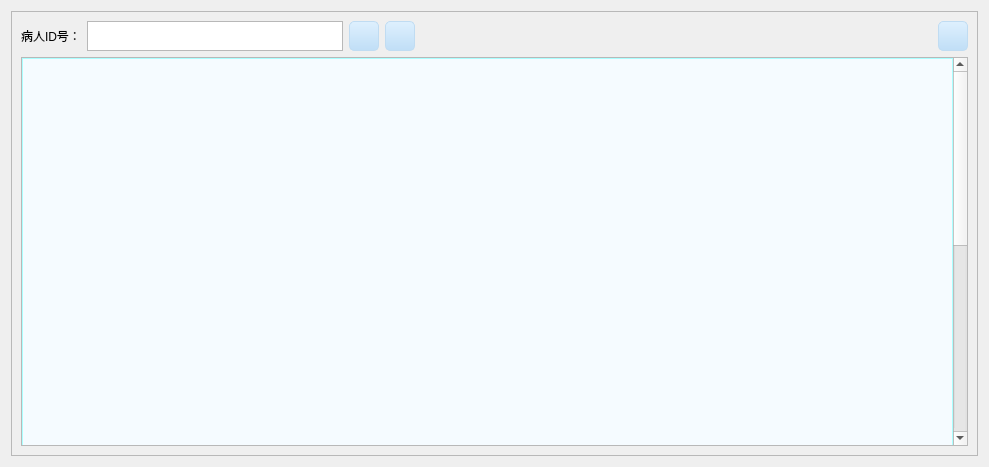
<?xml version="1.0" encoding="UTF-8"?>
<ui version="4.0">
 <class>CylinderWidget</class>
 <widget class="QWidget" name="CylinderWidget">
  <property name="geometry">
   <rect>
    <x>0</x>
    <y>0</y>
    <width>989</width>
    <height>467</height>
   </rect>
  </property>
  <property name="windowTitle">
   <string>Form</string>
  </property>
  <property name="styleSheet">
   <string notr="true"/>
  </property>
  <layout class="QGridLayout" name="gridLayout_19">
   <item row="0" column="0">
    <widget class="QFrame" name="frameBackground_2">
     <property name="sizePolicy">
      <sizepolicy hsizetype="Preferred" vsizetype="Preferred">
       <horstretch>0</horstretch>
       <verstretch>0</verstretch>
      </sizepolicy>
     </property>
     <property name="frameShape">
      <enum>QFrame::StyledPanel</enum>
     </property>
     <property name="frameShadow">
      <enum>QFrame::Raised</enum>
     </property>
     <layout class="QGridLayout" name="gridLayout">
      <item row="0" column="0">
       <layout class="QHBoxLayout" name="horizontalLayout">
        <item>
         <widget class="QLabel" name="label">
          <property name="maximumSize">
           <size>
            <width>16777215</width>
            <height>30</height>
           </size>
          </property>
          <property name="styleSheet">
           <string notr="true">font: 12pt &quot;百度综艺简体&quot;;</string>
          </property>
          <property name="text">
           <string>病人ID号：</string>
          </property>
         </widget>
        </item>
        <item>
         <widget class="QTextEdit" name="textEdit_id">
          <property name="sizePolicy">
           <sizepolicy hsizetype="Preferred" vsizetype="Preferred">
            <horstretch>0</horstretch>
            <verstretch>0</verstretch>
           </sizepolicy>
          </property>
          <property name="minimumSize">
           <size>
            <width>0</width>
            <height>20</height>
           </size>
          </property>
          <property name="maximumSize">
           <size>
            <width>16777215</width>
            <height>30</height>
           </size>
          </property>
         </widget>
        </item>
        <item>
         <widget class="QPushButton" name="pushButton_3">
          <property name="minimumSize">
           <size>
            <width>20</width>
            <height>27</height>
           </size>
          </property>
          <property name="maximumSize">
           <size>
            <width>30</width>
            <height>30</height>
           </size>
          </property>
          <property name="styleSheet">
           <string notr="true">
QPushButton,.QToolButton{
border-style:none;
border:1px solid #C0DCF2;
color: rgb(30, 144, 225);
padding:5px;
min-height:15px;
border-radius:5px;
background:qlineargradient(spread:pad,x1:0,y1:0,x2:0,y2:1,stop:0 #DEF0FE,stop:1 #C0DEF6);
font: 10pt &quot;迷你简行楷碑&quot;;
}

QPushButton:hover,.QToolButton:hover{
background:qlineargradient(spread:pad,x1:0,y1:0,x2:0,y2:1,stop:0 #F2F9FF,stop:1 #DAEFFF);
}

QPushButton:pressed,.QToolButton:pressed{
background:qlineargradient(spread:pad,x1:0,y1:0,x2:0,y2:1,stop:0 #DEF0FE,stop:1 #C0DEF6);
}</string>
          </property>
          <property name="text">
           <string/>
          </property>
          <property name="icon">
           <iconset resource="../../../res.qrc">
            <normaloff>:/res/res/patient_information/explore.png</normaloff>:/res/res/patient_information/explore.png</iconset>
          </property>
          <property name="iconSize">
           <size>
            <width>30</width>
            <height>30</height>
           </size>
          </property>
         </widget>
        </item>
        <item>
         <widget class="QPushButton" name="pushButton_2">
          <property name="minimumSize">
           <size>
            <width>20</width>
            <height>27</height>
           </size>
          </property>
          <property name="maximumSize">
           <size>
            <width>30</width>
            <height>30</height>
           </size>
          </property>
          <property name="styleSheet">
           <string notr="true">
QPushButton,.QToolButton{
border-style:none;
border:1px solid #C0DCF2;
color: rgb(30, 144, 225);
padding:5px;
min-height:15px;
border-radius:5px;
background:qlineargradient(spread:pad,x1:0,y1:0,x2:0,y2:1,stop:0 #DEF0FE,stop:1 #C0DEF6);
font: 10pt &quot;迷你简行楷碑&quot;;
}

QPushButton:hover,.QToolButton:hover{
background:qlineargradient(spread:pad,x1:0,y1:0,x2:0,y2:1,stop:0 #F2F9FF,stop:1 #DAEFFF);
}

QPushButton:pressed,.QToolButton:pressed{
background:qlineargradient(spread:pad,x1:0,y1:0,x2:0,y2:1,stop:0 #DEF0FE,stop:1 #C0DEF6);
}</string>
          </property>
          <property name="text">
           <string/>
          </property>
          <property name="icon">
           <iconset resource="../../../res.qrc">
            <normaloff>:/res/res/patient_information/camera.png</normaloff>:/res/res/patient_information/camera.png</iconset>
          </property>
          <property name="iconSize">
           <size>
            <width>30</width>
            <height>30</height>
           </size>
          </property>
         </widget>
        </item>
        <item>
         <spacer name="horizontalSpacer">
          <property name="orientation">
           <enum>Qt::Horizontal</enum>
          </property>
          <property name="sizeHint" stdset="0">
           <size>
            <width>40</width>
            <height>30</height>
           </size>
          </property>
         </spacer>
        </item>
        <item>
         <widget class="QPushButton" name="refresh">
          <property name="maximumSize">
           <size>
            <width>30</width>
            <height>30</height>
           </size>
          </property>
          <property name="styleSheet">
           <string notr="true">
QPushButton,.QToolButton{
border-style:none;
border:1px solid #C0DCF2;
color: rgb(30, 144, 225);
padding:5px;
min-height:15px;
border-radius:5px;
background:qlineargradient(spread:pad,x1:0,y1:0,x2:0,y2:1,stop:0 #DEF0FE,stop:1 #C0DEF6);
font: 10pt &quot;迷你简行楷碑&quot;;
}

QPushButton:hover,.QToolButton:hover{
background:qlineargradient(spread:pad,x1:0,y1:0,x2:0,y2:1,stop:0 #F2F9FF,stop:1 #DAEFFF);
}

QPushButton:pressed,.QToolButton:pressed{
background:qlineargradient(spread:pad,x1:0,y1:0,x2:0,y2:1,stop:0 #DEF0FE,stop:1 #C0DEF6);
}</string>
          </property>
          <property name="text">
           <string/>
          </property>
          <property name="icon">
           <iconset resource="../../../res.qrc">
            <normaloff>:/res/res/patient_information/reflesh.png</normaloff>:/res/res/patient_information/reflesh.png</iconset>
          </property>
          <property name="iconSize">
           <size>
            <width>30</width>
            <height>30</height>
           </size>
          </property>
         </widget>
        </item>
       </layout>
      </item>
      <item row="1" column="0">
       <widget class="QScrollArea" name="scrollArea">
        <property name="sizePolicy">
         <sizepolicy hsizetype="Preferred" vsizetype="Expanding">
          <horstretch>0</horstretch>
          <verstretch>0</verstretch>
         </sizepolicy>
        </property>
        <property name="minimumSize">
         <size>
          <width>0</width>
          <height>0</height>
         </size>
        </property>
        <property name="maximumSize">
         <size>
          <width>16777215</width>
          <height>16777215</height>
         </size>
        </property>
        <property name="styleSheet">
         <string notr="true"/>
        </property>
        <property name="widgetResizable">
         <bool>true</bool>
        </property>
        <widget class="QWidget" name="scrollAreaWidgetContents">
         <property name="geometry">
          <rect>
           <x>0</x>
           <y>0</y>
           <width>920</width>
           <height>800</height>
          </rect>
         </property>
         <property name="minimumSize">
          <size>
           <width>0</width>
           <height>800</height>
          </size>
         </property>
         <property name="maximumSize">
          <size>
           <width>16777215</width>
           <height>16777215</height>
          </size>
         </property>
         <property name="styleSheet">
          <string notr="true">QLabel{
font: 75 11pt &quot;宋体&quot;;
color:rgb(0, 0, 0);
}

QPushButton
{
color: rgb(255, 255, 255);
border-radius:5px;
background-color:#1874CD;
font-size:12px;
}

QPushButton:hover
{
color: rgb(0, 0, 0);
border-radius:5px;
color: rgb(0, 0, 0);
background-color:#1C86EE;
}
QWidget#scrollAreaWidgetContents
{

background:transparent;border:1px solid rgb(170, 255, 255);
background-color: #F5FBFF;

}


</string>
         </property>
        </widget>
       </widget>
      </item>
     </layout>
    </widget>
   </item>
  </layout>
 </widget>
 <resources>
  <include location="../../../res.qrc"/>
 </resources>
 <connections/>
</ui>
